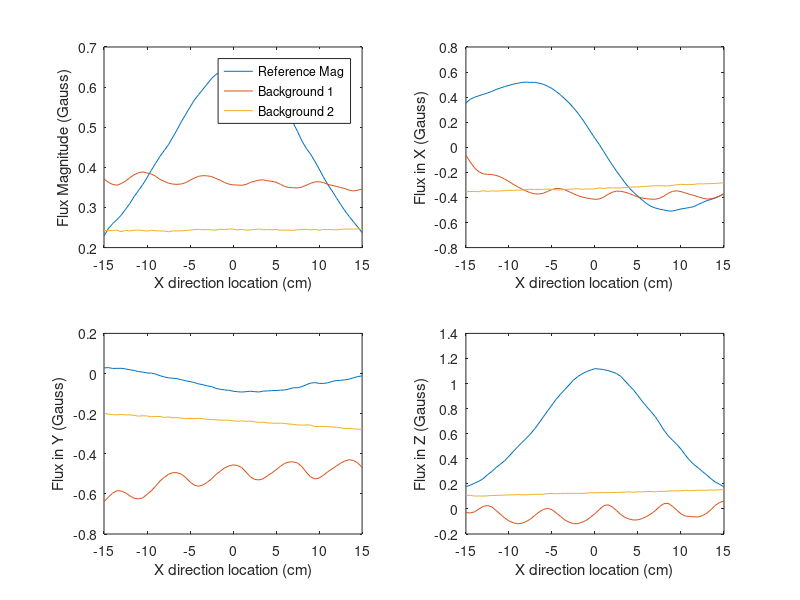

The MATLAB script that drew this image:
clear; clc
data1 = load('H15_IMU_PerMag.txt');
data2 = load('env_IMU_PerMag.txt');
data3 = load('MMC_21.7_mag.txt');

% data1(1,:) = 0.95*data1(2,:);

data1 = data1 - data2;

mag1 = rms(data1,2);
mag2 = rms(data2,2);
mag3 = rms(data3,2);

%%
x = -15:0.5:15;
figure
subplot(221)
plot(x,mag1)
hold on
plot(x,mag2)
hold on
plot(x,mag3)
xlabel('X direction location (cm)')
ylabel('Flux Magnitude (Gauss)')
xlim([-15 15])
legend('Reference Mag','Background 1','Background 2')
% set(gca,'FontSize',15)

subplot(222)
plot(x,data1(:,1))
hold on
plot(x,data2(:,1))
hold on
plot(x,data3(:,1))
xlabel('X direction location (cm)')
ylabel('Flux in X (Gauss)')
xlim([-15 15])
% legend('Reference Mag','Background 1','Background 1')
% set(gca,'FontSize',15)

subplot(223)
plot(x,data1(:,2))
hold on
plot(x,data2(:,2))
hold on
plot(x,data3(:,2))
xlabel('X direction location (cm)')
ylabel('Flux in Y (Gauss)')
xlim([-15 15])
% legend('Reference Mag','Background 1','Background 1')
% set(gca,'FontSize',15)

subplot(224)
plot(x,data1(:,3))
hold on
plot(x,data2(:,3))
hold on
plot(x,data3(:,3))
xlabel('X direction location (cm)')
ylabel('Flux in Z (Gauss)')
xlim([-15 15])
% legend('Reference Mag','Background 1','Background 1')
% set(gca,'FontSize',15)
